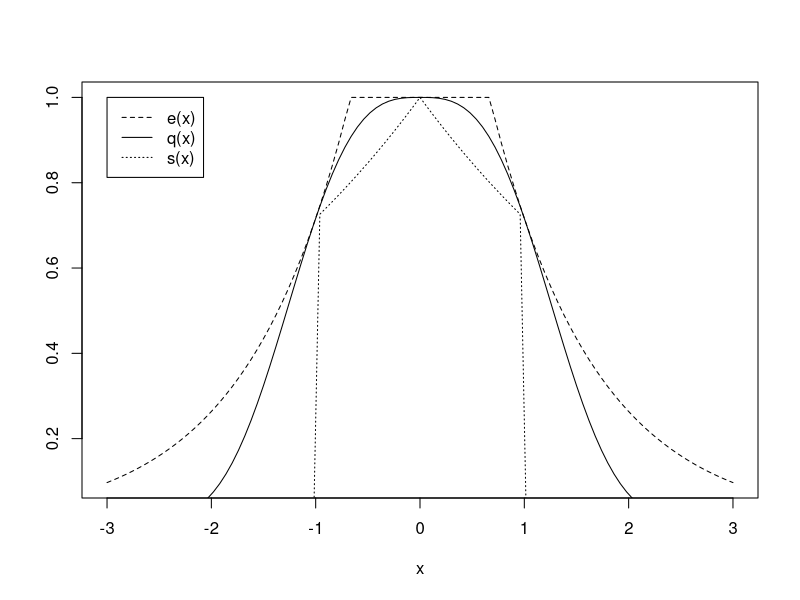

Reproduce this figure in R.
## ---- chunk 1
rm(list = ls())
set.seed(1)
q <- function(x) {
  exp(-(abs(x))^3/3)
  }
e <- function(x) {
  ifelse((x > 2 / 3) | (x < -2 / 3),
         exp(2 / 3 - abs(x)),
         1
  )
  }
s <- function(x) {
  ifelse((x > -1) & (x < 1),
         exp(-abs(x) / 3),
         0
  )
  }
plot(e, -3, 3, lty = 2, xlab = "x", ylab = "")
plot(q, -3, 3, lty = 1, add = T)
plot(s, -3, 3, lty = 3, add = T)
legend(-3, 1, legend = c("e(x)", "q(x)", "s(x)"), lty = c(2, 1, 3))
## ---- chunk 2
Ginv <- function(y) {
  ifelse(y < 3 / 10,
         log(10 / 3 * y) - 2 / 3,
         ifelse(y > 7 / 10,
                2 / 3 - log(10 / 3 * (1 - y)),
                10 / 3 * (y - 1 / 2)
                )
  )
  }
ars <- function(n) {
  i <- 0
  i1 <- 0
  j <- 0
  x <- rep(NA, n)
  while (i < n) {
    y <- Ginv(runif(1))
    u <- runif(1)
    if (u < s(y) / e(y)) {
      i <- i + 1
      i1 <- i1 + 1
      x[i] <- y
      } else if (u < q(y) / e(y)) {
        i <- i + 1
        x[i] <- y
        }
    j <- j + 1
    }
  return(list(x = x, acratio.sx = i1 / j, acratio = i / j))
}
res <- ars(1e6)
(ratio.sx <- res$acratio.sx) # Acceptance Ratio under s(x)
(ratio <- res$acratio) # Acceptance Ratio
(ans <- mean(res$x^2)) # Estimated E(Xˆ2)
